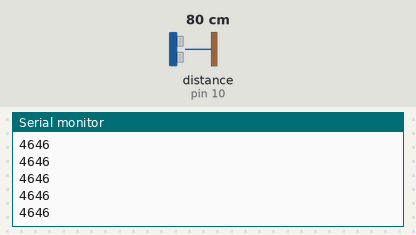
Recording of a sketch running on a simulated Arduino Uno, built with avr-gcc and run on an emulated ATmega328P. Parts: the last lines printed to the serial monitor. Wiring (inferred from the names in the program): ultrasonic range finder: trigger pin 9; echo pin 10. The test bench sets the inputs (shaded band); at power-on: distance to the obstacle (sensor on pin 10) 80 cm. The echo pulse lasts 58.3 µs per cm.

Above: at 1.2 s.
1.3 s: distance to the obstacle (sensor on pin 10) set to 2 cm
At 1.38 s:
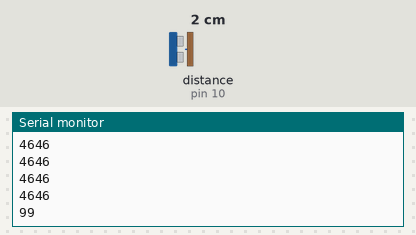
2.8 s: distance to the obstacle (sensor on pin 10) set to 4 cm
At 2.89 s:
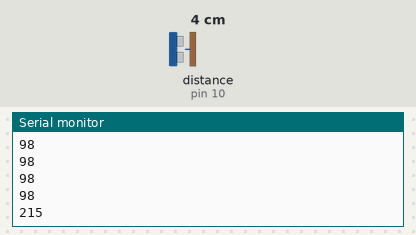
Timing chart, 0 to 5.8 s (numbered marks = the images above; inputs shaded):
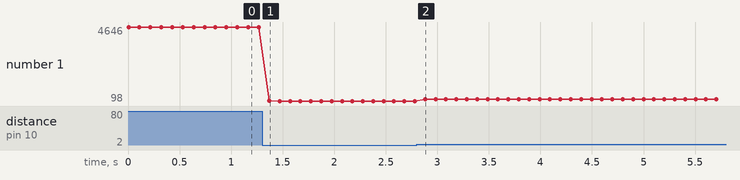

The sketch:

test_ultra.ino
```cpp
#define TRIG 9
#define ECHO 10
// 전에는 pwm에 연결

void setup() {
  // put your setup code here, to run once:
  Serial.begin(9600);
  pinMode(TRIG, OUTPUT);
  pinMode(ECHO, INPUT);
}

void loop() {
  // put your main code here, to run repeatedly:
  long duration, distance;

  digitalWrite(TRIG, LOW);
  delayMicroseconds(2);
  digitalWrite(TRIG, HIGH);
  delayMicroseconds(10);
  digitalWrite(TRIG, LOW);

  duration = pulseIn(ECHO, HIGH);
  distance = duration * 0.034 / 2;

  //Serial.print("\nDuration:");
  Serial.println(duration);
  //Serial.print(distance);
  //Serial.println("cm");

  /*if (distance >= 200 || distance <= 0)
  {
    Serial.println("거리를 측정할수 없음");
  }
  else
  {
    Serial.print(distance);
    Serial.println(" cm");
  }*/

  delay(100);
}
```

Measured:
- after the input at 1.3 s, the serial monitor: prints a new line after 0.07 s (image 1)
- after the input at 2.8 s, the serial monitor: prints a new line after 0.08 s (image 2)
- plotted number 1: 4646 → 98 after the input at 1.3 s, 98 → 215 after the input at 2.8 s
